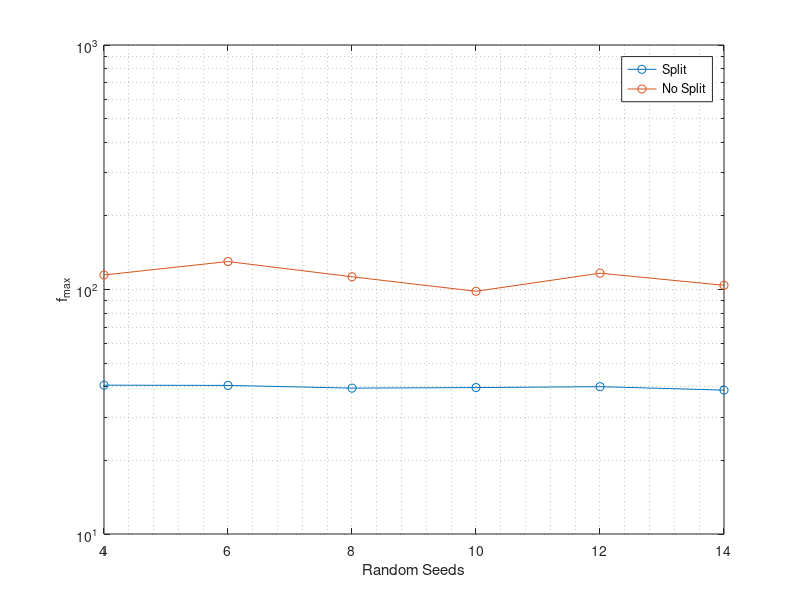

MATLAB code for this plot:
clear all; close all; clc;

X=[4,6,8,10,12,14];

Y_split=[40.6172, 40.5248, 39.5032, 39.7115, 40.0511, 38.7714];
Y_no_split=[114.6550, 130.1530, 112.7120, 98.3395, 116.6230, 104.0330];


figure(1);

title('Objective funtions with different seeds');

semilogy(X,Y_split,'-o',X,Y_no_split,'-o')

grid minor

xlabel('Random Seeds');
ylabel('f_{max}');
legend('Split','No Split')
